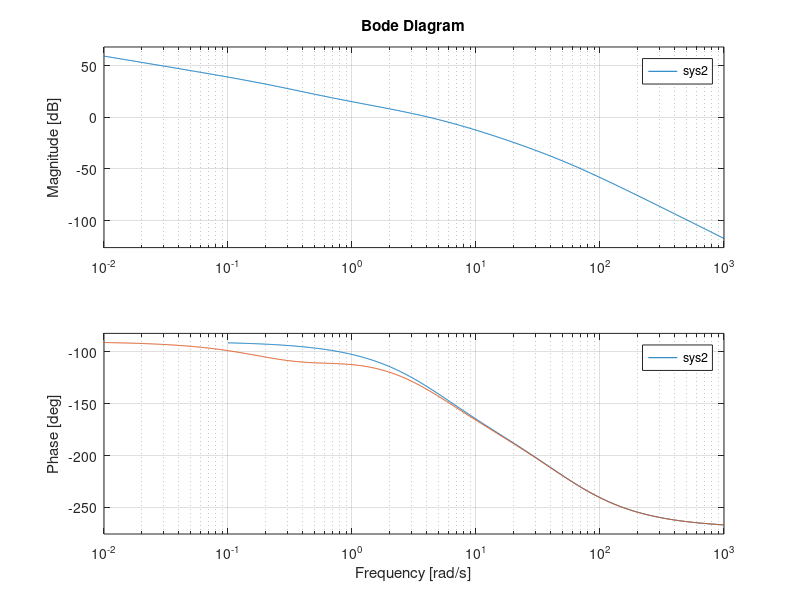

The MATLAB script that drew this image:
clear;
clc;

sys = tf(2280, [1 55 250 0]);
bode(sys), grid;
alpha = 10^(2.5/11);
T = 10/4.85;
lag = tf([T 1], [alpha*T 1]);

sys2 = series(lag, sys);
hold on;
bode(sys2);
